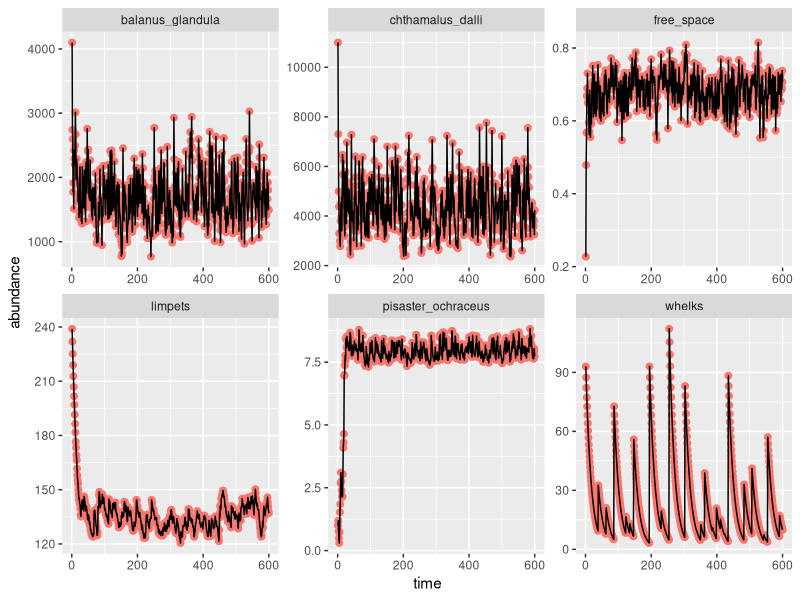

This figure's R source:
## updated version of the forde & doak 2004 model
## changes primarily to the whelk and seastar predation models

do.free.space.calculation <- function(T, B, size.B, C, size.C, L, size.L) {
  # T = total area
  # B is the population size of Balanus glandula
  # size.B = average size of adult B. glandula
  # C is population size of Chthamalus fissus/dalli
  # size.C = average size of C. fissus/dalli
  # L is population size of limpets
  # size.L = average size of an adult limpet
  F <- T - (B*size.B + C*size.C + L*size.L)
  return(F)
}

# for barnacles and limpets
do.potential.recruitment <- function(F, size.x, size.recruit.x, larvae.x) {
  # F is the amount of free space on the rock
  # size.x is the average size (e.g. size.B, size.C, or size.L)
  # size.recruit.x is the size of a recruit
  # larvae.x is the number of settling larvae of species x
  L <- (F/size.x)*(1-exp(-(size.recruit.x*larvae.x)/F))
  return(L)
}

do.actual.recruitment <- function(F, L, C) {
  # based on iwasa & roughgarden equation 1
  # C = c_i of iwasa & roughgarden, larval settlement rate/recruit survival of target species
  # F = amount of free space in the system
  # L = potential number of recruits of target species coming from the larval pool
  return(C * L * F)
}

do.population.size.barnacles <- function(S, p.whelk, W.prev, X.prev, S.r, R, p.star, P.prev) {
  # S is survivorship (before whelk predation)
  # p.whelk is the encounter rate of barnacles by whelks
  # W.prev is the whelk population size in the previous month
  # X.prev is the barnacle population size in the previous month
  # S.r is the survivorship of recruits
  # R is the number of recruits
  # p.star is the encounter rate of barnacles by sea stars
  # P.prev is the whelk population size in the previous month
  
  # rewritten from previous form to make more intuitive sense
  X_before_predation <- S*X.prev
  if (X_before_predation < 0) {X_before_predation <- 0}
  
  X <- X_before_predation + S.r*R - p.whelk*W.prev*X_before_predation - p.star*P.prev*X_before_predation
  if (X < 0) {X <- 0}
  
  return (X)
}

do.population.size.limpets <- function(S, L.prev, S.r, R, delta) {
  # S is survivorship
  # L.prev is the limpet population size in the previous month
  # S.r is the survivorship of recruits
  # R is the number of recruits
  # delta is density-dependence 
  L <- S*L.prev + S.r*R*exp(delta*L.prev)
  return(L)
}


# one of the main problems that causes the system to be "unbalanced" 
# (e.g., major barnacle mortality) is a lack of logistic growth in the
# whelk population. the time steps are too large to result in logistic growth
# and whelk recruitment is >> 90 (which is the set max population size) 
# in f & d. however, if we set maximum whelk population size at a flat number,
# that results in a constant removal of barnacle population size, which 
# doesn't quite represent predator dynamics. instead, 
do.population.size.whelks <- function(W.prev, 
                                      #W.feeding, 
                                      S, 
                                      R) {
  # W.prev is whelk population size in the previous month
  # p is per capita predation rate
  # B.prev is the B. glandula population
  # C.prev is the C. fissus/dalli population
  # R is the recruitment rate
  # S is the survival rate
  # W.feeding is food intake
  
  # note that the functional form of this population model is unclear
  # from the manuscript. Alternate model forms could be:
  W <- W.prev * S + R
  # W <- W.prev * W. feeding + R
  # W <- W.prev*W.feeding*S + R
  
  return(W)
}

do.whelk.recruitment <- function(avg.C, avg.B, p, Y, W.prev, B.prev, C.prev, S, 
                                 r = 1) {
  # avg.C is the average number of C. fissus/dalli from April through June
  # avg. B is the average number of B. glandula from April through June
  # p is the per capita predation rate
  
  R <- (avg.C + avg.B)*3*p*Y*W.prev*S*(B.prev + C.prev)
  
  R_logistic <- (R / 90) * exp(r * (1 - (R / 90)))
  
  return(R_logistic * R)
}

do.population.size.seastar <- function(S, P.prev, R, Prey.prev, r = 1) {
  # S is seastar adult survival
  # P.prev is previous seastar population size
  # R is abundance of recruits
  # survival.recruit.P is seastar recruit survival
  # Prey.prev is total population size of prey at last time point
  # r is population growth rate 
  
  # note that there is a typo in equation 7 in Forde & Doak appendix 
  # where "P.prev" (= P at time t-1) is incorrectly included as 
  # P at time t+1
  
  P <- S*P.prev + survival.recruit.P*R
  
  P_logistic <- (P / 6) * exp(r * (1 - (P / 6)))
  
  return(P_logistic * P)
}

# add equation for seastar recruits
# sea stars grow very slowly, and should only enter into the "adult"
# population once a year                                                                                                           

# ----------------------------------------------------------------------------------------------------
# model parameters
size.B <- .000098
size.C <- .000032
size.L <- .00008

size.recruit.B <- .000003
size.recruit.C <- .000003
size.recruit.L <- .000003

survival.B <- .7
survival.C <- .7
survival.L <- .97
survival.W <- .94
survival.P <- .992


# in connolly & roughgarden 1999, table 1, settlement is 0.02/hour/m2 for barn
settlement.B <- .02 * 30 # to convert into per month
settlement.C <- .02 * 30
settlement.L <- .03 * 30 # from gilman 2006 ecography

survival.recruit.B <- .7
survival.recruit.C <- .7
survival.recruit.L <- .88
survival.recruit.W <- .88
survival.recruit.P <- 0.001
# from menge 1975:
# average annual survival of spawned gametes to postmaturity longevity = 
# 1.46 x 10-9/m2/year, and annual mortality of gametes is 0.999

delta <- -.02 # density dependence for limpets
p.whelk <- .001 # per capita whelk predation rate
Y <- .001 # whelk conversion rate
p.seastar <- .007 # per capita whelk predation rate

T <- 1

# ----------------------------------------------------------------------------------------------------
# Initial conditions

years <- 50
timesteps <- years*12
month <- rep(c("Apr", "May", "Jun", "Jul", "Aug", 
               "Sep", "Oct", "Nov", "Dec", "Jan", "Feb", "Mar"), years)
summer <- c("Apr", "May", "Jun", "Jul", "Aug", "Sep")
winter <- c("Oct", "Nov", "Dec", "Jan", "Feb", "Mar")

B <- C <- L <- W <- P <- F <- rep(NA, timesteps)
B[1] <- 4100
C[1] <- 11000
#B[1] <- 0
#C[1] <- 0
L[1] <- 239
W[1] <- 93
P[1] <- 1

F[1] <- do.free.space.calculation(T=T, B=B[1], size.B=size.B, C=C[1], 
                                  size.C=size.C, L=L[1], size.L=size.L)

B.mean <- 90000
B.stdev <- sqrt(4.6*10^9)
location.B <- log(B.mean^2 / sqrt(B.stdev^2 + B.mean^2))
shape.B <- sqrt(log(1 + (B.stdev^2 / B.mean^2)))

C.mean <- 70000
C.stdev <- sqrt(2.75*10^9)
location.C <- log(C.mean^2 / sqrt(C.stdev^2 + C.mean^2))
shape.C <- sqrt(log(1 + (C.stdev^2 / C.mean^2)))

L.mean <- 3000
L.stdev <- sqrt(3.8*10^6)
location.L <- log(L.mean^2 / sqrt(L.stdev^2 + L.mean^2))
shape.L <- sqrt(log(1 + (L.stdev^2 / L.mean^2)))

P.mean <- 727
P.stdev <- sqrt(3.4*10^5)
location.P <- log(P.mean^2 / sqrt(P.stdev^2 + P.mean^2))
shape.P <- sqrt(log(1 + (P.stdev^2 / P.mean^2)))

# to try to understand dynamics, want to track each variable at each time step
results <- data.frame(
  timesteps = rep(NA, timesteps),
  B.potential.recruits = rep(NA, timesteps),
  C.potential.recruits = rep(NA, timesteps),
  L.potential.recruits = rep(NA, timesteps),
  B.recruits = rep(NA, timesteps),
  C.recruits = rep(NA, timesteps),
  L.recruits = rep(NA, timesteps),
  P.recruits = rep(NA, timesteps),
  B = rep(NA, timesteps),
  C = rep(NA, timesteps),
  L = rep(NA, timesteps),
  W.recruits = rep(NA, timesteps),
  W = rep(NA, timesteps),
  P = rep(NA, timesteps),
  F = rep(NA, timesteps)
)

for (t in 2:timesteps) {
  B.potential.recruits <- do.potential.recruitment(F=F[t-1], size.x=size.B, size.recruit.x=size.recruit.B, 
                                                   larvae.x=rlnorm(n=1, location.B, shape.B))
  C.potential.recruits <- do.potential.recruitment(F=F[t-1], size.x=size.C, size.recruit.x=size.recruit.C, 
                                                   larvae.x=rlnorm(n=1, location.C, shape.C))
  L.potential.recruits <- do.potential.recruitment(F=F[t-1], size.x=size.L, size.recruit.x=size.recruit.L, 
                                                   larvae.x=rlnorm(n=1, location.L, shape.L))
  
  # note that there are more recruits than potential recruits :(
  B.recruits <- do.actual.recruitment(F=F[t-1], L= B.potential.recruits, 
                                      C = settlement.B)
  C.recruits <- do.actual.recruitment(F=F[t-1], L= C.potential.recruits, 
                                      C = settlement.C)
  L.recruits <- do.actual.recruitment(F=F[t-1], L= L.potential.recruits, 
                                      C = settlement.L)
  P.recruits <- rlnorm(n=1, location.P, shape.P)
  
  
  B[t] <- do.population.size.barnacles(S=survival.B, p.whelk=p.whelk, W.prev = W[t-1], X.prev=B[t-1],
                                       S.r = survival.recruit.B, R=B.recruits, p.star=p.seastar, P.prev=P[t-1])
  C[t] <- do.population.size.barnacles(S=survival.C, p.whelk=p.whelk, W.prev = W[t-1], X.prev=C[t-1],
                                       S.r = survival.recruit.C, R=C.recruits, p.star=p.seastar, P.prev=P[t-1])
  L[t] <- do.population.size.limpets(S=survival.L, L.prev=L[t-1], S.r=survival.recruit.L, R=L.recruits, delta=delta)
  
  if(month[t] == "Jun") {
    W.recruits <- do.whelk.recruitment(avg.C=mean(c(C[t], C[t-1], C[t-2])), 
                                       avg.B=mean(c(B[t], B[t-1], B[t-2])),
                                       S = survival.recruit.W,
                                       p=p.whelk, Y=Y, W.prev=W[t-1], B.prev=B[t], C.prev=C[t])   
  } else {
    W.recruits <- 0
  }
  
  ## Include this if using form of whelk population model that depends 
  ## on barnacle population size
  
  # if(month[t] %in% summer) {
  #   W.feeding <- p.whelk*(B[t-1]+C[t-1]) / (1+ (p.whelk*(B[t-1]+C[t-1])))
  # } else {
  #   W.feeding <- p.whelk*(B[t-6]+C[t-6]) / (1+ (p.whelk*(B[t-6]+C[t-6])))
  # }
  
  W[t] <- do.population.size.whelks(W.prev=W[t-1],
                                    #W.feeding = W.feeding, 
                                    S = survival.W,
                                    R=W.recruits)
  
  P[t] <- do.population.size.seastar(S=survival.P, P.prev=P[t-1], R=P.recruits,
                                     Prey.prev = B[t] + C[t])
  
  F[t] <- do.free.space.calculation(T=T, B=B[t], size.B=size.B, C=C[t], 
                                    size.C=size.C, L=L[t], size.L=size.L)
  
  # track all results
    results$timesteps[t] <- t
    results$B.potential.recruits[t] <- B.potential.recruits
    results$C.potential.recruits[t] <- C.potential.recruits
    results$L.potential.recruits[t] <- L.potential.recruits
    results$B.recruits[t] <- B.recruits
    results$C.recruits[t] <- C.recruits
    results$L.recruits[t] <- L.recruits
    results$P.recruits[t] <- P.recruits
    results$B[t] <- B[t]
    results$C[t] <- C[t]
    results$L[t] <- L[t]
    results$W.recruits[t] <- W.recruits
    results$W[t] <- W[t]
    results$P[t] <- P[t]
    results$F[t] <- F[t]
}

# quartz(width=8, height=4)
# par(mfrow=c(1,3))
# plot(B, xlab="Time", ylab="B. glandula")
# plot(C, xlab="Time", ylab="C. fissus")
# plot(L, xlab="Time", ylab="Limpets")
# 
# quartz(width=6, height=4)
# par(mfrow=c(1,3))
# plot(W, xlab="Time", ylab="Whelk")
# plot(P, xlab="Time", ylab="Seastars")
# plot(F, xlab = "Time", ylab = "Free Space")

## plot ggplot results
library(tidyverse)
fd_results <- tibble(time = seq(1:length(B)),
                     balanus_glandula = B,
                     chthamalus_dalli = C,
                     limpets = L,
                     whelks = W,
                     pisaster_ochraceus = P,
                     free_space = F)
plot.new()
png(filename = "forde_and_doak_new_dynamics.png", width = 10, height = 7, units = "in", res = 300)
fd_results %>%
  #filter(time < 100) %>%
  gather(balanus_glandula:free_space, key = "species", 
         value = "abundance") %>%
  mutate(neg_value = ifelse(abundance < 0, "yes", "no")) %>%
  ggplot(aes(x = time, y = abundance)) +
  geom_point(size = 2, aes(col = neg_value)) +
  geom_line() + 
  facet_wrap(~species, scales = "free") +
  theme(legend.position = "none")
dev.off()
